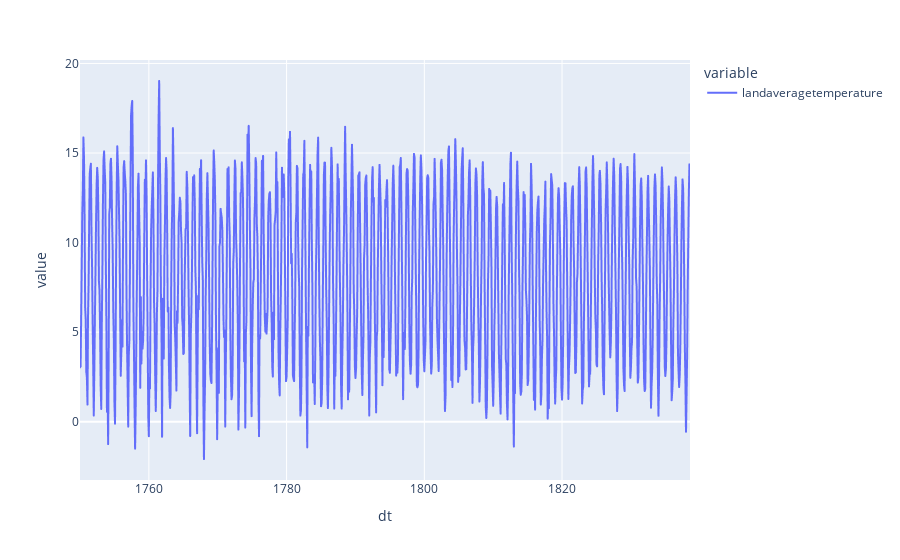
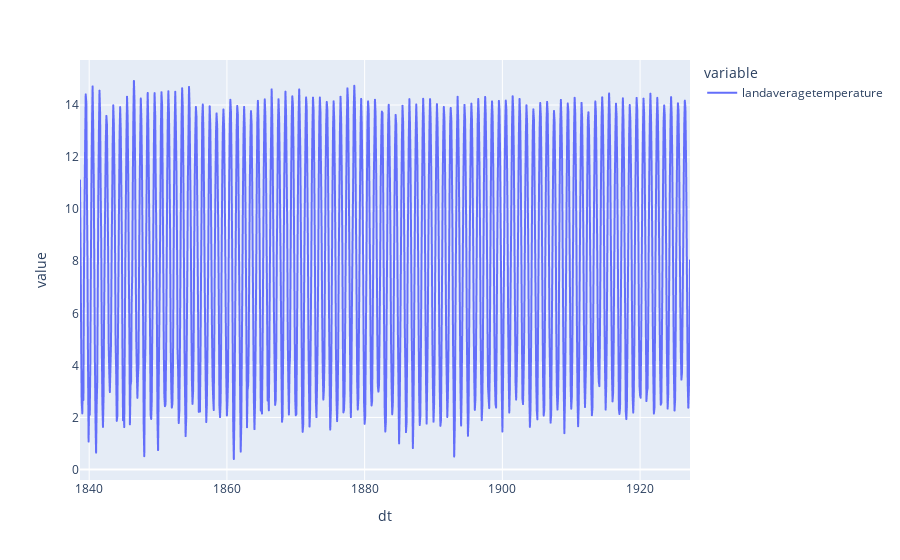
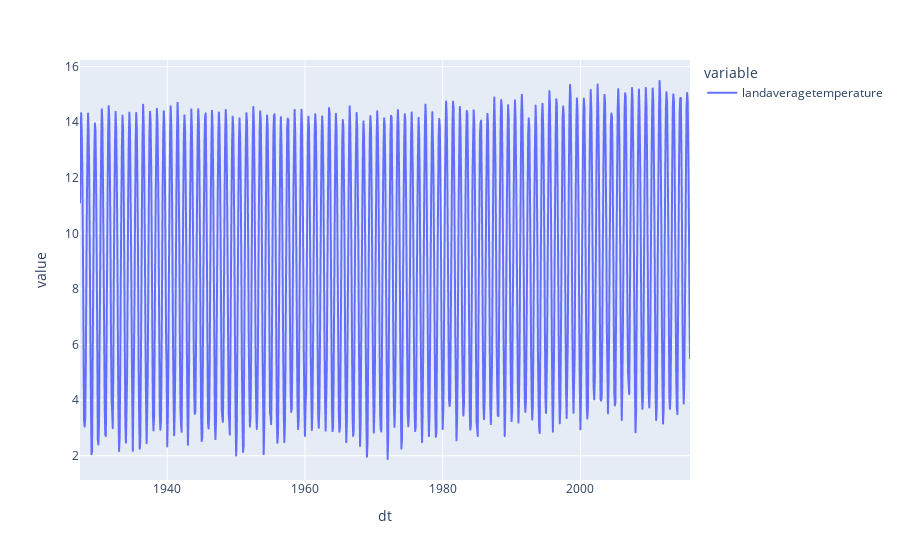

The code cell stored with these charts, in order, in its notebook:
### Markdown cell above
<div style="text-align: justify">
Although the main focus of the work is to try and forecast the Land Average Temperature (LAT) only, it has been well worthwhile to pinpoint how global temperatures (average and minimum) have varied over the years, especially since 1900, in the context of Climate Change. That is, a succinct analysis of the Land Minimum Temperature (LMT) has been done accordingly. This has been done through graphical analysis of the series line plots.
</div>

### Code cell
#For the ease of readability, the series will be broken into three portions
#x1, x2, x3 = itemgetter(0, 1, 2)(np.array_split(X, 3))
x = np.array_split(df1, 3)

for data in x:
    fig = px.line(data["landaveragetemperature"])
    fig.show()

### Figure 1 — Plotly figure (JSON) as saved in the notebook; plotly's stock layout.template omitted (floating-point values rounded to 4 significant figures; data arrays with more than 128 entries replaced by an {"elided": "..."} marker saying what was removed)
{"data": [{"hovertemplate": "variable=landaveragetemperature<br>dt=%{x}<br>value=%{y}<extra></extra>", "legendgroup": "landaveragetemperature", "line": {"color": "#636efa", "dash": "solid"}, "mode": "lines", "name": "landaveragetemperature", "showlegend": true, "type": "scattergl", "x": {"elided": "1064 str values"}, "xaxis": "x", "y": {"elided": "1064 float values"}, "yaxis": "y"}], "layout": {"legend": {"title": {"text": "variable"}, "tracegroupgap": 0}, "margin": {"t": 60}, "xaxis": {"anchor": "y", "domain": [0, 1], "title": {"text": "dt"}}, "yaxis": {"anchor": "x", "domain": [0, 1], "title": {"text": "value"}}}}

### Figure 2 — Plotly figure (JSON) as saved in the notebook; plotly's stock layout.template omitted (floating-point values rounded to 4 significant figures; data arrays with more than 128 entries replaced by an {"elided": "..."} marker saying what was removed)
{"data": [{"hovertemplate": "variable=landaveragetemperature<br>dt=%{x}<br>value=%{y}<extra></extra>", "legendgroup": "landaveragetemperature", "line": {"color": "#636efa", "dash": "solid"}, "mode": "lines", "name": "landaveragetemperature", "showlegend": true, "type": "scattergl", "x": {"elided": "1064 str values"}, "xaxis": "x", "y": {"elided": "1064 float values"}, "yaxis": "y"}], "layout": {"legend": {"title": {"text": "variable"}, "tracegroupgap": 0}, "margin": {"t": 60}, "xaxis": {"anchor": "y", "domain": [0, 1], "title": {"text": "dt"}}, "yaxis": {"anchor": "x", "domain": [0, 1], "title": {"text": "value"}}}}

### Figure 3 — Plotly figure (JSON) as saved in the notebook; plotly's stock layout.template omitted (floating-point values rounded to 4 significant figures; data arrays with more than 128 entries replaced by an {"elided": "..."} marker saying what was removed)
{"data": [{"hovertemplate": "variable=landaveragetemperature<br>dt=%{x}<br>value=%{y}<extra></extra>", "legendgroup": "landaveragetemperature", "line": {"color": "#636efa", "dash": "solid"}, "mode": "lines", "name": "landaveragetemperature", "showlegend": true, "type": "scattergl", "x": {"elided": "1064 str values"}, "xaxis": "x", "y": {"elided": "1064 float values"}, "yaxis": "y"}], "layout": {"legend": {"title": {"text": "variable"}, "tracegroupgap": 0}, "margin": {"t": 60}, "xaxis": {"anchor": "y", "domain": [0, 1], "title": {"text": "dt"}}, "yaxis": {"anchor": "x", "domain": [0, 1], "title": {"text": "value"}}}}
